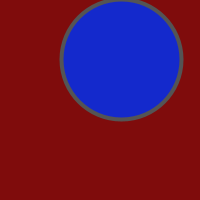
Frame 1 (no input)
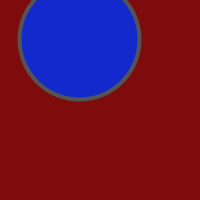
Frame 60 (the mouse pressed at the canvas centre just before this capture)
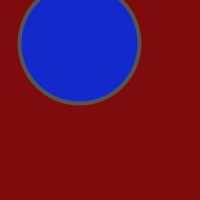
Frame 120 (the mouse held since frame 60 and released just before this capture)

The Processing sketch that drew these frames (run headless with seeded random() and noise(); from frame 60 on, the mouse is pressed at the canvas centre):

// Processing sketch: processing_intro_10b
// ── processing_intro_10b.pde
/*
 Introducción a Processing.org
 Ejemplo 10b: Animación VI: uso de valores aleatorios con noise() en 2D.
 */

int factorEscala = 2;
float inicio1 = 0;
float inicio2 = 10;
float inc = 0.01;
void settings() {
  size (factorEscala * 100, factorEscala * 100);
}
void setup() {
  colorMode(HSB, 360, 100, 100, 100);
}
void draw() {
  background(0, 90, 50);
  strokeWeight(2 * factorEscala);
  strokeJoin(ROUND);
  // círculo
  stroke(0, 0, 33);
  fill(233, 90, 80);
  ellipse(noise(inicio1) * 100 * factorEscala, noise(inicio2) * 100 * factorEscala, factorEscala * 60, factorEscala * 60);
  inicio1 = inicio1 + inc;
  inicio2 = inicio2 + inc;
}
